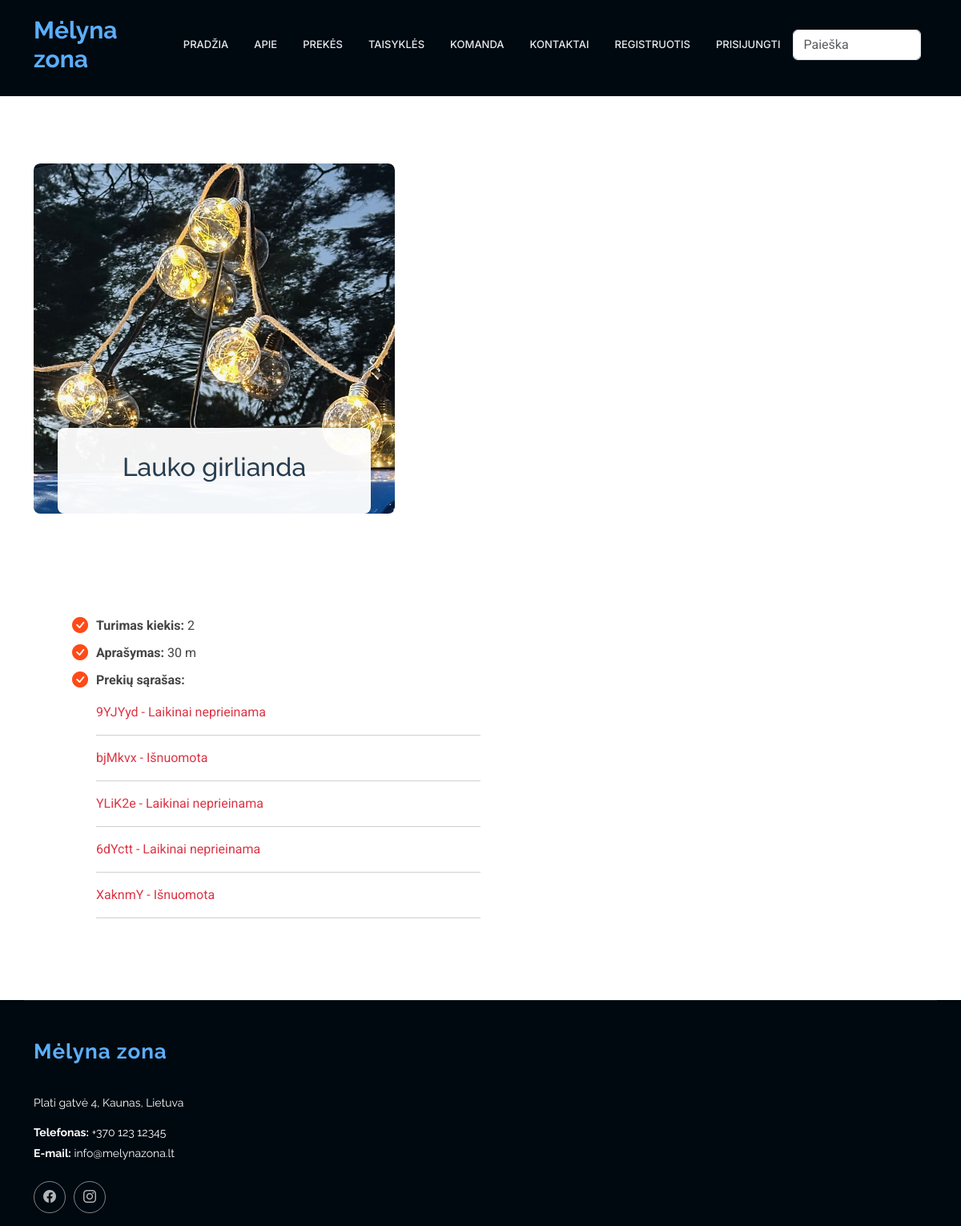
Screenshot of /rent/product/3 with the database file from the repository.
### rent/models.py (models this page shows)
class Product(models.Model):
    name = models.CharField(verbose_name="Pavadinimas", max_length=100)
    description = HTMLField(verbose_name="Aprašymas", max_length=1000, help_text='Trumpas produkto aprašymas', null=True, blank=True, default="")
    inv_no = models.CharField(verbose_name="Invenorizacijos numeris", max_length=100, null=True, blank=True, unique=True,
                              help_text="Veskite invenorizacijos numerį")
    quantity = models.IntegerField(verbose_name="Kiekis", null=True, blank=True, help_text="Kiekis")
    group = models. ForeignKey(to="Group", on_delete=models.SET_NULL, null=True, blank=True, verbose_name="Produktų grupės", help_text="Parinkite kokia grupei priklauso produktas")
    cover = models.ImageField(verbose_name="Paveikslėlis", upload_to='covers', null=True, blank=True)
    def __str__(self):
        return self.name
    class Meta:
        verbose_name = "Prouktas"
        verbose_name_plural = "Produktai"
        ordering = ['inv_no']

class Status(models.Model):
    uuid = ShortUUIDField(help_text='Unikalus ID vienodams produktams')
    product = models.ForeignKey(to="Product", null=True, blank=True, on_delete=models.CASCADE, verbose_name="Produktas", related_name="product_status")
    is_available = models.BooleanField(default=True)
    customer = models.ForeignKey(to=User, null=True, blank=True, on_delete=models.SET_NULL, verbose_name="Klientas")
    reservations = models.ForeignKey(to="Reservation", on_delete=models.SET_NULL, null=True, blank=True, related_name="status_reservations")
    LOAN_STATUS = (
        ('n', 'Laikinai neprieinama'),
        ('i', 'Išnuomota'),
        ('g', 'Prekę turime sandėlyje.'),
        ('r', 'Rezervuota'),
    )
    condition = models.CharField(max_length=1, choices=LOAN_STATUS, blank=True, default="a", verbose_name="Būsena")
    class Meta:
        ordering = ['due_date']
        verbose_name = "Produkto būsena"
        verbose_name_plural = "Produktų būsenos"
        ordering = ['-pk']
    def __str__(self):
        return f"{str(self.uuid)[:6]} - {self.get_condition_display()}"

### rent/views.py (the view)
# urls.py: path("product/<int:product_id>", product, name="product"),
def product(request, product_id):
    context = {"product": Product.objects.prefetch_related('product_status').get(id=product_id)
}
    return render(request, 'product.html', context)

### rent/templates/product.html (shortened to what this page needs)
{% extends "base2.html" %}
{% load i18n %}
{% load static %}
{% block "content" %}
<section id="product_img" class="services section">
    <div class="container" data-aos="fade-up" data-aos-delay="100">
        <div class="row gy-5">
            <div class="col-xl-5 col-md-6" data-aos="zoom-in" data-aos-delay="200">
                <div class="service-item">
                    <div class="img">
                        {% if product.cover %}
                        <div class="img">
                            <img src="{{ product.cover.url }}" class="img-fluid" alt=""
                                 style="max-width: 600px; height: auto;">
                        </div>
                        {% endif %}
                        <div class="details2">
                            <h2>{{ product }}</h2>
                        </div>
                    </div>
                </div>
            </div>
        </div>
    </div>
</section>
<section id="product_description" class="about section">
    <div class="container" data-aos="fade-up" data-aos-delay="100">
        <div class="col-lg-6" data-aos="fade-up" data-aos-delay="250">
            <div class="content ps-0 ps-lg-5">
                <ul class="pt-2">
                    <li><i class="bi bi-check-circle-fill"></i><strong>Turimas kiekis: </strong> {{ product.quantity }}
                    </li>
                    <li><i class="bi bi-check-circle-fill"></i><strong>Aprašymas: </strong> {{ product.description | safe }}
                    </li>
                    <li><i class="bi bi-check-circle-fill"></i><strong>Prekių sąrašas: </strong>
                        {% if product.product_status.all %}
                        {% for status in product.product_status.all %}
                        <p class="{% if status.condition == 'i' or status.condition == 'n' %}text-danger
           {% elif status.condition == 'g' %}text-success
           {% endif %}">{{ status }}</p>
                        <hr/>
                        {% endfor %}
                        {% else %}
                        <p class="text-danger">Šiuo metu neturime šios prekės</p>
                        {% endif %}
                    </li>
                </ul>
            </div>
        </div>
    </div>
</section>
{% endblock %}

### rent/static/css/main.css (style rules this page uses)
:root { --default-font: "Roboto", system-ui, -apple-system, "Segoe UI", Roboto, "Helvetica Neue", Arial, "Noto Sans", "Liberation Sans", sans-serif, "Apple Color Emoji", "Segoe UI Emoji", "Segoe UI Symbol", "Noto Color Emoji"; --heading-font: "Raleway", sans-serif; --nav-font: "Inter", sans-serif; }
:root { --background-color: #ffffff; --default-color: #444444; --heading-color: #273d4e; --accent-color: #ff4a17; --surface-color: #ffffff; --contrast-color: #ffffff; }
:root { --nav-color: #e5eaee; --nav-hover-color: #ff4a17; --nav-mobile-background-color: #ffffff; --nav-dropdown-background-color: #ffffff; --nav-dropdown-color: #444444; --nav-dropdown-hover-color: #ff4a17; }
:root { scroll-behavior: smooth; }
body { color: var(--default-color); background-color: var(--background-color); font-family: var(--default-font); }
h1, h2, h3, h4, h5, h6 { color: var(--heading-color); font-family: var(--heading-font); }
section, .section { color: var(--default-color); background-color: var(--background-color); padding: 60px 0; scroll-margin-top: 90px; overflow: clip; }
.about .content ul { list-style: none; padding: 0; }
.about .content ul li { padding: 0 0 10px 30px; position: relative; }
.about .content ul i { position: absolute; font-size: 20px; left: 0; top: -3px; color: var(--accent-color); }
.services .img { border-radius: 8px; overflow: hidden; }
.services .img img { transition: 0.6s; }
.services .details2 { background: color-mix(in srgb, var(--surface-color), transparent 5%); padding: 30px 10px; margin: -120px 30px 0 30px; transition: all ease-in-out 0.3s; position: relative; text-align: center; border-radius: 8px; box-shadow: 0px 0 25px rgba(0, 0, 0, 0.1); }

### rows the page displays
Product: cover (picture), name "Lauko girlianda", quantity "2", description "30 m"
Status: uuid+condition "9YJYyd - Laikinai neprieinama"
Status: uuid+condition "bjMkvx - Išnuomota"
Status: uuid+condition "YLiK2e - Laikinai neprieinama"
Status: uuid+condition "6dYctt - Laikinai neprieinama"
Status: uuid+condition "XaknmY - Išnuomota"
